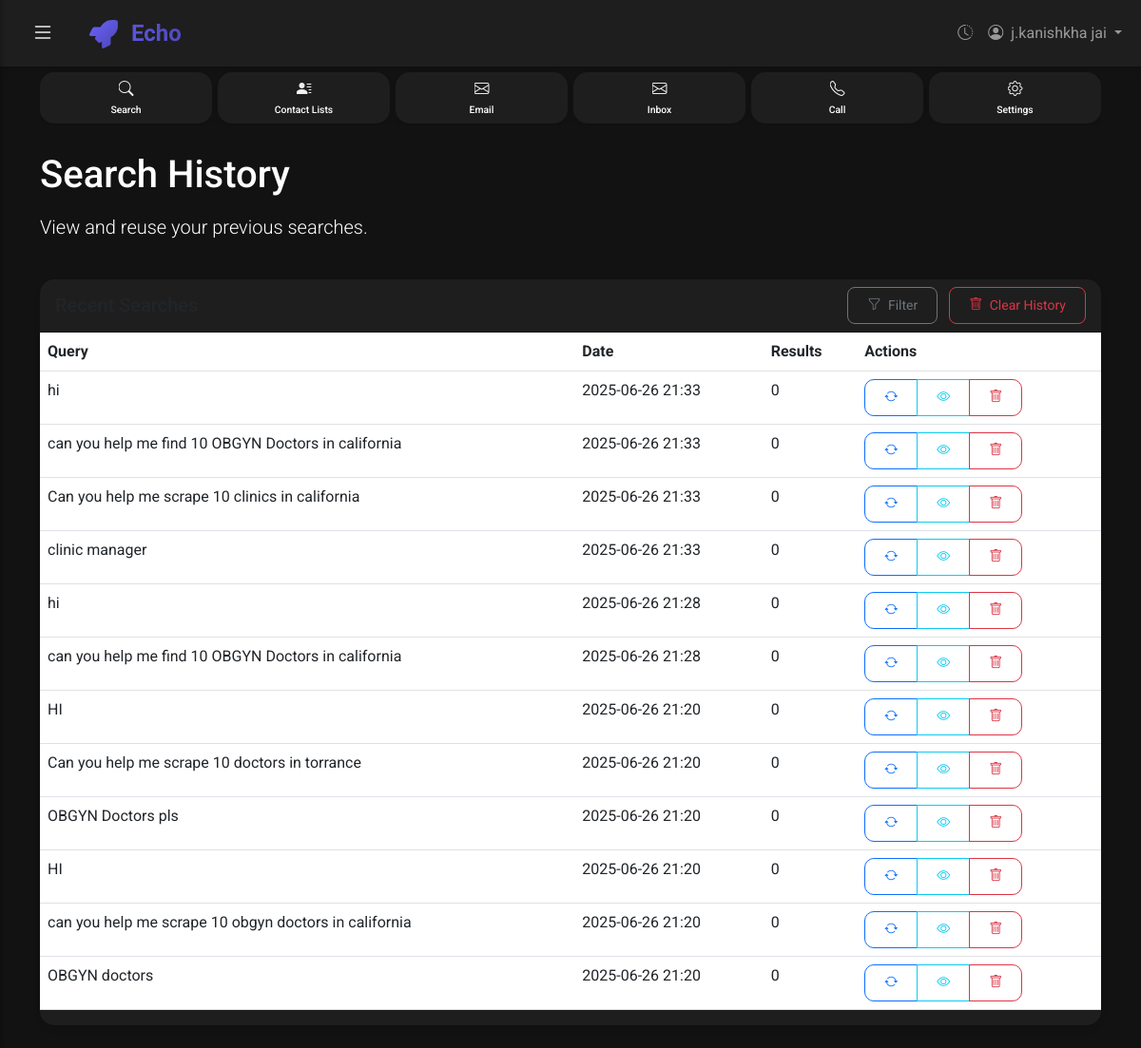
Screenshot of /history (signed in) with the database file from the repository.
### app/models.py (models this page shows)
class User(Base):
    __tablename__ = "users"
    id = Column(Integer, primary_key=True, index=True)
    name = Column(String(100), nullable=False)
    email = Column(String(100), unique=True, nullable=False, index=True)
    password = Column(String(100), nullable=False)
    created_at = Column(DateTime(timezone=True), server_default=func.now())
    search_history = relationship("SearchHistory", back_populates="user")

class SearchHistory(Base):
    __tablename__ = "search_history"
    id = Column(Integer, primary_key=True, index=True)
    query = Column(String(255), nullable=False)
    timestamp = Column(DateTime, default=datetime.now(timezone.utc))
    user_id = Column(Integer, ForeignKey("users.id"), nullable=True)
    user = relationship("User", back_populates="search_history")
    results = relationship("Company", back_populates="search")

### app/routes.py (the view)
@router.get("/history", response_class=HTMLResponse)
async def history(
    request: Request,
    db: Session = Depends(get_db),
    user_info = Depends(get_current_user_for_templates)
):
    if user_info.get("user_id"):
        history = db.query(models.SearchHistory).filter(
            models.SearchHistory.user_id == user_info["user_id"]
        ).order_by(models.SearchHistory.timestamp.desc()).all()
    else:
        history = db.query(models.SearchHistory).order_by(
            models.SearchHistory.timestamp.desc()
        ).limit(10).all()
    return templates.TemplateResponse(
        "history.html",
        {
            "request": request,
            "history": history,
            **user_info
        }
    )

### templates/history.html (shortened to what this page needs)
{% extends "base.html" %}
{% block content %}
<div class="row mb-4">
    <div class="col-12">
        <h1 class="mb-3">Search History</h1>
        <p class="lead">View and reuse your previous searches.</p>
    </div>
</div>
<div class="row">
    <div class="col-12">
        <div class="card">
            <div class="card-header bg-dark-light">
                <div class="d-flex justify-content-between align-items-center">
                    <h5 class="mb-0">Recent Searches</h5>
                    <div>
                        <button class="btn btn-sm btn-outline-secondary">
                            <i class="bi bi-funnel me-1"></i> Filter
                        </button>
                        <button class="btn btn-sm btn-outline-danger ms-2">
                            <i class="bi bi-trash me-1"></i> Clear History
                        </button>
                    </div>
                </div>
            </div>
            <div class="card-body p-0">
                {% if history %}
                <div class="table-responsive">
                    <table class="table table-hover">
                        <thead class="bg-dark-lighter">
                            <tr>
                                <th scope="col">Query</th>
                                <th scope="col">Date</th>
                                <th scope="col">Results</th>
                                <th scope="col">Actions</th>
                            </tr>
                        </thead>
                        <tbody>
                            {% for item in history %}
                            <tr>
                                <td>{{ item.query }}</td>
                                <td>{{ item.timestamp.strftime('%Y-%m-%d %H:%M') }}</td>
                                <td>{{ item.results|length }}</td>
                                <td>
                                    <div class="btn-group btn-group-sm" role="group">
                                        <a href="/search?q={{ item.query }}" class="btn btn-outline-primary" data-bs-toggle="tooltip" data-bs-placement="top" title="Repeat Search">
                                            <i class="bi bi-arrow-repeat"></i>
                                        </a>
                                        <button class="btn btn-outline-info" data-bs-toggle="tooltip" data-bs-placement="top" title="View Results">
                                            <i class="bi bi-eye"></i>
                                        </button>
                                        <button class="btn btn-outline-danger" data-bs-toggle="tooltip" data-bs-placement="top" title="Delete">
                                            <i class="bi bi-trash"></i>
                                        </button>
                                    </div>
                                </td>
                            </tr>
                            {% endfor %}
                        </tbody>
                    </table>
                </div>
                {% endif %}
            </div>
        </div>
    </div>
</div>
{% endblock %}

### templates/base.html (shortened to what this page needs)
<!DOCTYPE html>
<html lang="en">
<head>
    <link href="https://cdn.jsdelivr.net/npm/bootstrap@5.3.0-alpha1/dist/css/bootstrap.min.css" rel="stylesheet">
    <link href="https://cdn.jsdelivr.net/npm/bootstrap-icons@1.10.0/font/bootstrap-icons.css" rel="stylesheet">
    <link href="{{ url_for('static', path='/css/style.css') }}" rel="stylesheet">
</head>
<body>
    <nav class="navbar navbar-expand-lg navbar-dark">
        <div class="container-fluid">
            <button class="btn btn-link text-light me-3" id="toggleSidebar" type="button">
                <i class="bi bi-list fs-4"></i>
            </button>
            <a class="navbar-brand" href="/">
                <img src="{{ url_for('static', path='/img/logo.svg') }}" alt="Scrapper Logo" width="30" height="30" class="d-inline-block align-text-top me-2">
                Echo
            </a>
            <div class="collapse navbar-collapse" id="navbarNav">
                <ul class="navbar-nav ms-auto">
                    <li class="nav-item">
                        <a class="nav-link" href="/history" data-bs-toggle="tooltip" data-bs-placement="bottom" title="History">
                            <i class="bi bi-clock-history"></i>
                        </a>
                    </li>
                    {% if user_logged_in %}
                    <li class="nav-item dropdown">
                        <a class="nav-link dropdown-toggle" href="#" id="navbarDropdown" role="button" data-bs-toggle="dropdown" aria-expanded="false">
                            <i class="bi bi-person-circle me-1"></i> {{ user_name }}
                        </a>
                    </li>
                    {% endif %}
                </ul>
            </div>
        </div>
    </nav>
    <div class="nav-card-buttons">
        <div class="container">
            <div class="nav-cards">
                <a href="/" class="nav-card-item {% if request.url.path == '/' or request.url.path == '/search' %}active{% endif %}">
                    <i class="bi bi-search"></i>
                    <span>Search</span>
                </a>
                <a href="/contact-lists" class="nav-card-item {% if request.url.path == '/contact-lists' %}active{% endif %}">
                    <i class="bi bi-person-lines-fill"></i>
                    <span>Contact Lists</span>
                </a>
                <a href="/email" class="nav-card-item {% if request.url.path == '/email' %}active{% endif %}">
                    <i class="bi bi-envelope"></i>
                    <span>Email</span>
                </a>
                <a href="/inbox" class="nav-card-item {% if request.url.path == '/inbox' %}active{% endif %}">
                    <i class="bi bi-envelope"></i>
                    <span>Inbox</span>
                </a>
                <a href="/call" class="nav-card-item {% if request.url.path == '/call' %}active{% endif %}">
                    <i class="bi bi-telephone"></i>
                    <span>Call</span>
                </a>
                <a href="/settings" class="nav-card-item {% if request.url.path == '/settings' %}active{% endif %}">
                    <i class="bi bi-gear"></i>
                    <span>Settings</span>
                </a>
            </div>
        </div>
    </div>
    <div class="content-wrapper" id="content-wrapper">
        <div class="container py-4">
            {% block content %}{% endblock %}
        </div>
    </div>
</body>
</html>

### static/css/style.css (style rules this page uses)
:root { --primary: #6c63ff; --secondary: #4b45b2; --success: #28a745; --info: #17a2b8; --warning: #ffc107; --danger: #dc3545; --dark: #121212; --dark-light: #1E1E1E; --dark-lighter: #2d2d2d; --text-primary: #FFFFFF; --text-secondary: #B3B3B3; --border-radius: 15px; --border-radius-sm: 10px; --border-radius-lg: 20px; --border-radius-xl: 30px; }
body { background-color: var(--dark); color: var(--text-primary); font-family: 'Roboto', sans-serif; transition: all 0.3s ease; }
.content-wrapper { transition: margin-left 0.3s ease; min-height: calc(100vh - 70px); }
.navbar { background-color: var(--dark-light) !important; box-shadow: 0 2px 5px rgba(0, 0, 0, 0.2); }
.navbar-brand { font-size: 1.5rem; font-weight: 700; background: linear-gradient(45deg, var(--primary), var(--secondary)); -webkit-background-clip: text; background-clip: text; -webkit-text-fill-color: transparent; margin-right: 20px; }
.card { background-color: var(--dark-light); border: none; border-radius: var(--border-radius); box-shadow: 0 4px 6px rgba(0, 0, 0, 0.1); transition: transform 0.3s ease, box-shadow 0.3s ease; }
.card-body { padding: 1.5rem; }
.card-header { border-top-left-radius: var(--border-radius) !important; border-top-right-radius: var(--border-radius) !important; }
.nav-card-buttons { background-color: var(--dark); padding: 4px 0; }
.nav-cards { display: flex; justify-content: space-between; align-items: center; flex-wrap: nowrap; overflow-x: auto; gap: 6px; padding: 2px 0; }
.nav-card-item { flex: 1; background-color: var(--dark-light); color: var(--text-primary); text-align: center; padding: 6px 8px; border-radius: var(--border-radius); text-decoration: none; transition: all 0.3s ease; min-width: 50px; box-shadow: 0 2px 4px rgba(0, 0, 0, 0.1); display: flex; flex-direction: column; align-items: center; position: relative; overflow: hidden; }
.nav-card-item i { font-size: 1rem; margin-bottom: 2px; background: linear-gradient(45deg, #ffffff, #e0e0e0); -webkit-background-clip: text; background-clip: text; -webkit-text-fill-color: transparent; }
.nav-card-item span { font-size: 0.65rem; font-weight: 500; }
.btn { border-radius: var(--border-radius-sm); padding: 0.5rem 1.25rem; }
.btn-sm { border-radius: calc(var(--border-radius-sm) - 2px); }

### rows the page displays
User: name "j.kanishkha jai"
SearchHistory: query "hi", timestamp "2025-06-26 21:33", results|length "0"
SearchHistory: query "can you help me find 10 OBGYN Doctors in california", timestamp "2025-06-26 21:33", results|length "0"
SearchHistory: query "Can you help me scrape 10 clinics in california", timestamp "2025-06-26 21:33", results|length "0"
SearchHistory: query "clinic manager", timestamp "2025-06-26 21:33", results|length "0"
SearchHistory: query "hi", timestamp "2025-06-26 21:28", results|length "0"
SearchHistory: query "can you help me find 10 OBGYN Doctors in california", timestamp "2025-06-26 21:28", results|length "0"
SearchHistory: query "HI", timestamp "2025-06-26 21:20", results|length "0"
SearchHistory: query "Can you help me scrape 10 doctors in torrance", timestamp "2025-06-26 21:20", results|length "0"
SearchHistory: query "OBGYN Doctors pls", timestamp "2025-06-26 21:20", results|length "0"
SearchHistory: query "HI", timestamp "2025-06-26 21:20", results|length "0"
SearchHistory: query "can you help me scrape 10 obgyn doctors in california", timestamp "2025-06-26 21:20", results|length "0"
SearchHistory: query "OBGYN doctors", timestamp "2025-06-26 21:20", results|length "0"
